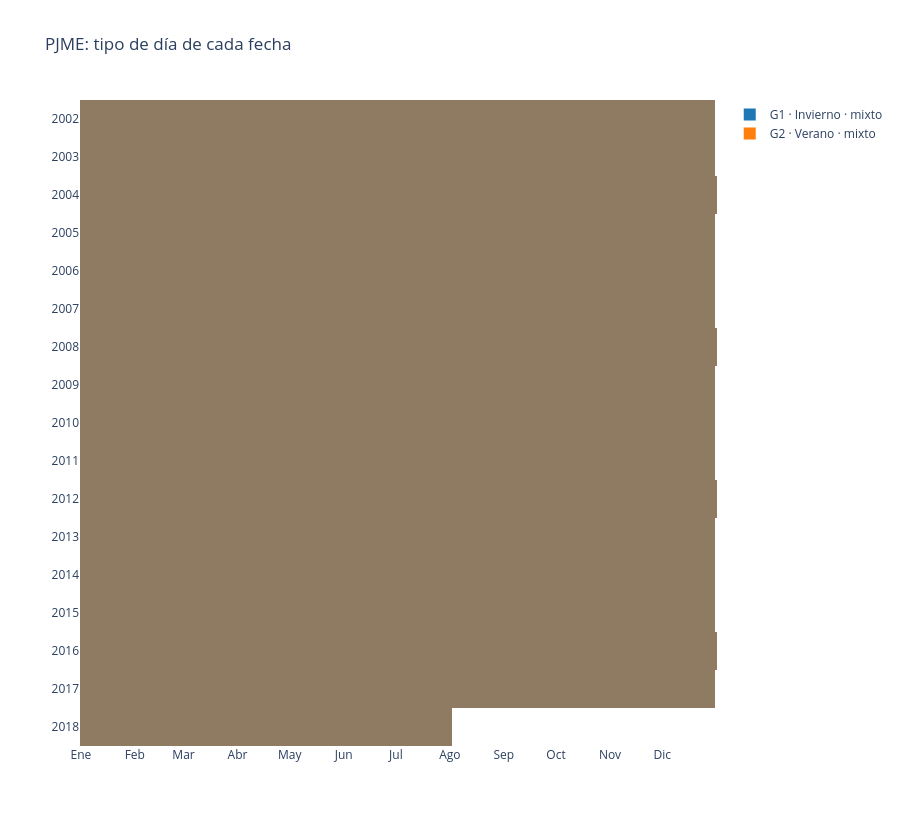

Notebook code cell kept with this figure:
### Markdown cell above
### 6.2 Calendario de una región

Cada fila es un año y cada columna un día del año; el color indica el tipo de día. Permite ver la ubicación de cada grupo en el calendario (estaciones, fines de semana, festivos) y si cambia con los años. Los espacios en blanco son días sin datos completos.

### Code cell
dias = etiquetas.xs(REGION_CALENDARIO, level='region').rename('grupo').reset_index()
dias['anio'] = dias['fecha'].dt.year
dias['doy'] = dias['fecha'].dt.dayofyear
m = dias.pivot(index='anio', columns='doy', values='grupo').reindex(columns=range(1, 367))

# Escala de colores discreta: el valor g (1..K) se pinta con colores[g - 1]
escala = [[i / K, colores[i]] for i in range(K)] + [[(i + 1) / K, colores[i]] for i in range(K)]
escala = sorted(escala, key=lambda t: t[0])
texto = [[NOMBRES.get(int(v), '') if pd.notna(v) else '' for v in fila] for fila in m.to_numpy(dtype=float)]

fig = go.Figure(go.Heatmap(
    z=m.to_numpy(dtype=float), x=list(m.columns), y=[str(a) for a in m.index],
    colorscale=escala, zmin=0.5, zmax=K + 0.5, showscale=False, hoverongaps=False,
    text=texto, hovertemplate='%{y} · día %{x}<br>%{text}<extra></extra>',
))
for g in grupos:    # leyenda: un cuadrado por tipo de día
    fig.add_trace(go.Scatter(x=[None], y=[None], mode='markers', name=NOMBRES[g],
                             marker=dict(symbol='square', size=12, color=colores[g - 1])))

inicios_mes = [pd.Timestamp(2021, mes, 1).dayofyear for mes in range(1, 13)]
fig.update_xaxes(tickvals=inicios_mes, ticktext=MESES, showgrid=False)
fig.update_yaxes(type='category', autorange='reversed', showgrid=False)
fig.update_layout(title=f'{REGION_CALENDARIO}: tipo de día de cada fecha', height=38 * len(m) + 180)
fig.show()

### Figure 1 — Plotly figure (JSON) as saved in the notebook; plotly's stock layout.template omitted (floating-point values rounded to 4 significant figures; data arrays with more than 128 entries replaced by an {"elided": "..."} marker saying what was removed)
{"data": [{"colorscale": [[0, "#1f77b4"], [0.5, "#ff7f0e"], [0.5, "#1f77b4"], [1, "#ff7f0e"]], "hoverongaps": false, "hovertemplate": "%{y} · día %{x}<br>%{text}<extra></extra>", "showscale": false, "text": {"elided": "17x366 str values"}, "type": "heatmap", "x": {"elided": "366 int values"}, "y": ["2002", "2003", "2004", "2005", "2006", "2007", "2008", "2009", "2010", "2011", "2012", "2013", "2014", "2015", "2016", "2017", "2018"], "z": {"elided": "17x366 float values"}, "zmax": 2.5, "zmin": 0.5}, {"marker": {"color": "#1f77b4", "size": 12, "symbol": "square"}, "mode": "markers", "name": "G1 · Invierno · mixto", "type": "scatter", "x": [null], "y": [null]}, {"marker": {"color": "#ff7f0e", "size": 12, "symbol": "square"}, "mode": "markers", "name": "G2 · Verano · mixto", "type": "scatter", "x": [null], "y": [null]}], "layout": {"height": 826, "title": {"text": "PJME: tipo de día de cada fecha"}, "xaxis": {"showgrid": false, "ticktext": ["Ene", "Feb", "Mar", "Abr", "May", "Jun", "Jul", "Ago", "Sep", "Oct", "Nov", "Dic"], "tickvals": [1, 32, 60, 91, 121, 152, 182, 213, 244, 274, 305, 335]}, "yaxis": {"autorange": "reversed", "showgrid": false, "type": "category"}}}
